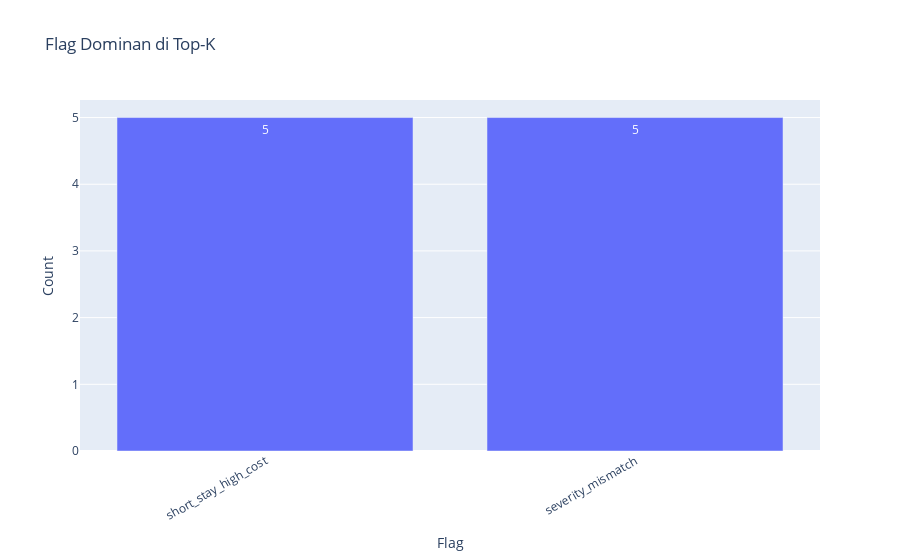

The notebook cell this image was saved under:
### Markdown cell above
## Flag Dominan di Top-K

### Code cell
top_flags = pd.DataFrame(summary_payload.get("top_flags_in_top_k", []), columns=["flag", "count"])
if not top_flags.empty:
    fig = px.bar(top_flags, x="flag", y="count", title="Flag Dominan di Top-K", text="count")
    fig.update_layout(xaxis_title="Flag", yaxis_title="Count", xaxis_tickangle=-30)
    fig.show()
else:
    print("Tidak ada flag yang tercatat.")

### Figure 1 — Plotly figure (JSON) as saved in the notebook; plotly's stock layout.template omitted (floating-point values rounded to 4 significant figures)
{"data": [{"alignmentgroup": "True", "hovertemplate": "flag=%{x}<br>count=%{text}<extra></extra>", "legendgroup": "", "marker": {"color": "#636efa", "pattern": {"shape": ""}}, "name": "", "offsetgroup": "", "orientation": "v", "showlegend": false, "text": [5, 5], "textposition": "auto", "type": "bar", "x": ["short_stay_high_cost", "severity_mismatch"], "xaxis": "x", "y": [5, 5], "yaxis": "y"}], "layout": {"barmode": "relative", "legend": {"tracegroupgap": 0}, "title": {"text": "Flag Dominan di Top-K"}, "xaxis": {"anchor": "y", "domain": [0, 1], "tickangle": -30, "title": {"text": "Flag"}}, "yaxis": {"anchor": "x", "domain": [0, 1], "title": {"text": "Count"}}}}
